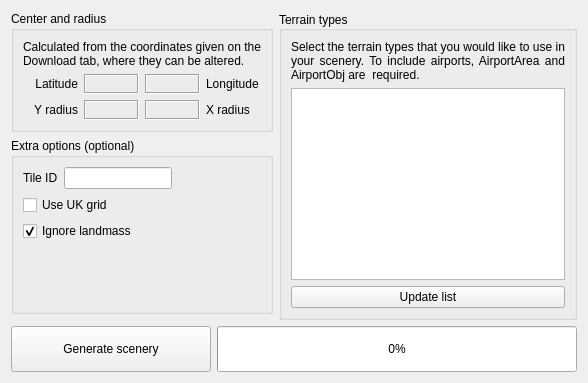
       <widget class="QWidget" name="constructTab">
        <property name="enabled">
         <bool>true</bool>
        </property>
        <attribute name="title">
         <string>Construct</string>
        </attribute>
        <layout class="QVBoxLayout" name="verticalLayout_11">
         <item>
          <layout class="QGridLayout" name="gridLayout_12">
           <property name="sizeConstraint">
            <enum>QLayout::SetNoConstraint</enum>
           </property>
           <item row="0" column="0">
            <widget class="QGroupBox" name="groupBox_11">
             <property name="sizePolicy">
              <sizepolicy hsizetype="MinimumExpanding" vsizetype="Preferred">
               <horstretch>0</horstretch>
               <verstretch>0</verstretch>
              </sizepolicy>
             </property>
             <property name="maximumSize">
              <size>
               <width>480</width>
               <height>16777215</height>
              </size>
             </property>
             <property name="title">
              <string>Center and radius</string>
             </property>
             <layout class="QVBoxLayout" name="verticalLayout_2">
              <item>
               <widget class="QLabel" name="centerRadiusText">
                <property name="sizePolicy">
                 <sizepolicy hsizetype="Expanding" vsizetype="Preferred">
                  <horstretch>0</horstretch>
                  <verstretch>0</verstretch>
                 </sizepolicy>
                </property>
                <property name="text">
                 <string>Calculated from the coordinates given on the Download tab, where they can be altered.</string>
                </property>
                <property name="scaledContents">
                 <bool>false</bool>
                </property>
                <property name="alignment">
                 <set>Qt::AlignJustify|Qt::AlignTop</set>
                </property>
                <property name="wordWrap">
                 <bool>true</bool>
                </property>
               </widget>
              </item>
              <item>
               <layout class="QGridLayout" name="gridLayout_16">
                <property name="sizeConstraint">
                 <enum>QLayout::SetNoConstraint</enum>
                </property>
                <item row="0" column="0">
                 <widget class="QLabel" name="centerLatLabel">
                  <property name="text">
                   <string>Latitude</string>
                  </property>
                  <property name="alignment">
                   <set>Qt::AlignRight|Qt::AlignTrailing|Qt::AlignVCenter</set>
                  </property>
                 </widget>
                </item>
                <item row="0" column="1">
                 <widget class="QLabel" name="centerLatField">
                  <property name="enabled">
                   <bool>true</bool>
                  </property>
                  <property name="font">
                   <font>
                    <weight>50</weight>
                    <bold>false</bold>
                   </font>
                  </property>
                  <property name="frameShape">
                   <enum>QFrame::Box</enum>
                  </property>
                  <property name="frameShadow">
                   <enum>QFrame::Sunken</enum>
                  </property>
                  <property name="text">
                   <string/>
                  </property>
                  <property name="alignment">
                   <set>Qt::AlignCenter</set>
                  </property>
                 </widget>
                </item>
                <item row="1" column="0">
                 <widget class="QLabel" name="radiusYLabel">
                  <property name="text">
                   <string>Y radius</string>
                  </property>
                  <property name="alignment">
                   <set>Qt::AlignRight|Qt::AlignTrailing|Qt::AlignVCenter</set>
                  </property>
                 </widget>
                </item>
                <item row="0" column="2">
                 <widget class="QLabel" name="centerLonField">
                  <property name="enabled">
                   <bool>true</bool>
                  </property>
                  <property name="minimumSize">
                   <size>
                    <width>0</width>
                    <height>20</height>
                   </size>
                  </property>
                  <property name="font">
                   <font>
                    <weight>50</weight>
                    <bold>false</bold>
                   </font>
                  </property>
                  <property name="frameShape">
                   <enum>QFrame::Box</enum>
                  </property>
                  <property name="frameShadow">
                   <enum>QFrame::Sunken</enum>
                  </property>
                  <property name="text">
                   <string/>
                  </property>
                  <property name="alignment">
                   <set>Qt::AlignCenter</set>
                  </property>
                 </widget>
                </item>
                <item row="1" column="1">
                 <widget class="QLabel" name="radiusYField">
                  <property name="enabled">
                   <bool>true</bool>
                  </property>
                  <property name="font">
                   <font>
                    <weight>50</weight>
                    <bold>false</bold>
                   </font>
                  </property>
                  <property name="frameShape">
                   <enum>QFrame::Box</enum>
                  </property>
                  <property name="frameShadow">
                   <enum>QFrame::Sunken</enum>
                  </property>
                  <property name="text">
                   <string/>
                  </property>
                  <property name="alignment">
                   <set>Qt::AlignCenter</set>
                  </property>
                 </widget>
                </item>
                <item row="1" column="2">
                 <widget class="QLabel" name="radiusXField">
                  <property name="enabled">
                   <bool>true</bool>
                  </property>
                  <property name="minimumSize">
                   <size>
                    <width>0</width>
                    <height>20</height>
                   </size>
                  </property>
                  <property name="font">
                   <font>
                    <weight>50</weight>
                    <bold>false</bold>
                   </font>
                  </property>
                  <property name="frameShape">
                   <enum>QFrame::Box</enum>
                  </property>
                  <property name="frameShadow">
                   <enum>QFrame::Sunken</enum>
                  </property>
                  <property name="text">
                   <string/>
                  </property>
                  <property name="alignment">
                   <set>Qt::AlignCenter</set>
                  </property>
                 </widget>
                </item>
                <item row="0" column="3">
                 <widget class="QLabel" name="centerLonLabel">
                  <property name="text">
                   <string>Longitude</string>
                  </property>
                  <property name="alignment">
                   <set>Qt::AlignLeading|Qt::AlignLeft|Qt::AlignVCenter</set>
                  </property>
                 </widget>
                </item>
                <item row="1" column="3">
                 <widget class="QLabel" name="radiusXLabel">
                  <property name="text">
                   <string>X radius</string>
                  </property>
                  <property name="alignment">
                   <set>Qt::AlignLeading|Qt::AlignLeft|Qt::AlignVCenter</set>
                  </property>
                 </widget>
                </item>
               </layout>
              </item>
             </layout>
            </widget>
           </item>
           <item row="0" column="1" rowspan="3">
            <widget class="QGroupBox" name="groupBox_7">
             <property name="sizePolicy">
              <sizepolicy hsizetype="MinimumExpanding" vsizetype="Expanding">
               <horstretch>0</horstretch>
               <verstretch>0</verstretch>
              </sizepolicy>
             </property>
             <property name="autoFillBackground">
              <bool>false</bool>
             </property>
             <property name="title">
              <string>Terrain types</string>
             </property>
             <property name="alignment">
              <set>Qt::AlignLeading|Qt::AlignLeft|Qt::AlignVCenter</set>
             </property>
             <property name="flat">
              <bool>false</bool>
             </property>
             <property name="checkable">
              <bool>false</bool>
             </property>
             <layout class="QVBoxLayout" name="verticalLayout_10">
              <item>
               <widget class="QLabel" name="label_45">
                <property name="text">
                 <string>Select the terrain types that you would like to use in your scenery. To include airports, AirportArea and AirportObj are  required.</string>
                </property>
                <property name="scaledContents">
                 <bool>false</bool>
                </property>
                <property name="alignment">
                 <set>Qt::AlignJustify|Qt::AlignTop</set>
                </property>
                <property name="wordWrap">
                 <bool>true</bool>
                </property>
                <property name="margin">
                 <number>0</number>
                </property>
               </widget>
              </item>
              <item>
               <widget class="QListWidget" name="terrainTypesList">
                <property name="sizePolicy">
                 <sizepolicy hsizetype="MinimumExpanding" vsizetype="Expanding">
                  <horstretch>0</horstretch>
                  <verstretch>0</verstretch>
                 </sizepolicy>
                </property>
                <property name="selectionMode">
                 <enum>QAbstractItemView::MultiSelection</enum>
                </property>
               </widget>
              </item>
              <item>
               <widget class="QPushButton" name="updateTerrainTypeButton">
                <property name="text">
                 <string>Update list</string>
                </property>
               </widget>
              </item>
             </layout>
            </widget>
           </item>
           <item row="1" column="0">
            <widget class="QGroupBox" name="groupBox_6">
             <property name="maximumSize">
              <size>
               <width>480</width>
               <height>16777215</height>
              </size>
             </property>
             <property name="title">
              <string>Extra options (optional)</string>
             </property>
             <layout class="QVBoxLayout" name="verticalLayout_9">
              <item>
               <layout class="QHBoxLayout" name="horizontalLayout_8">
                <item>
                 <widget class="QLabel" name="constructTileIdLabel">
                  <property name="enabled">
                   <bool>true</bool>
                  </property>
                  <property name="text">
                   <string>Tile ID</string>
                  </property>
                  <property name="alignment">
                   <set>Qt::AlignLeading|Qt::AlignLeft|Qt::AlignVCenter</set>
                  </property>
                 </widget>
                </item>
                <item>
                 <widget class="QLineEdit" name="constructTileIdField">
                  <property name="enabled">
                   <bool>true</bool>
                  </property>
                  <property name="sizePolicy">
                   <sizepolicy hsizetype="Fixed" vsizetype="Fixed">
                    <horstretch>0</horstretch>
                    <verstretch>0</verstretch>
                   </sizepolicy>
                  </property>
                 </widget>
                </item>
                <item>
                 <spacer name="spacer_15">
                  <property name="orientation">
                   <enum>Qt::Horizontal</enum>
                  </property>
                  <property name="sizeHint" stdset="0">
                   <size>
                    <width>40</width>
                    <height>20</height>
                   </size>
                  </property>
                 </spacer>
                </item>
               </layout>
              </item>
              <item>
               <layout class="QVBoxLayout" name="verticalLayout">
                <item>
                 <widget class="QCheckBox" name="useUkGridCB">
                  <property name="enabled">
                   <bool>true</bool>
                  </property>
                  <property name="autoFillBackground">
                   <bool>false</bool>
                  </property>
                  <property name="text">
                   <string>Use UK grid</string>
                  </property>
                  <property name="checked">
                   <bool>false</bool>
                  </property>
                 </widget>
                </item>
                <item>
                 <widget class="QCheckBox" name="ignoreLandmassCB">
                  <property name="enabled">
                   <bool>true</bool>
                  </property>
                  <property name="autoFillBackground">
                   <bool>false</bool>
                  </property>
                  <property name="text">
                   <string>Ignore landmass</string>
                  </property>
                  <property name="checked">
                   <bool>true</bool>
                  </property>
                 </widget>
                </item>
               </layout>
              </item>
              <item>
               <spacer name="verticalSpacer">
                <property name="orientation">
                 <enum>Qt::Vertical</enum>
                </property>
                <property name="sizeHint" stdset="0">
                 <size>
                  <width>20</width>
                  <height>40</height>
                 </size>
                </property>
               </spacer>
              </item>
             </layout>
            </widget>
           </item>
          </layout>
         </item>
         <item>
          <layout class="QHBoxLayout" name="horizontalLayout_3">
           <item>
            <widget class="QPushButton" name="generateSceneryButton">
             <property name="minimumSize">
              <size>
               <width>200</width>
               <height>46</height>
              </size>
             </property>
             <property name="maximumSize">
              <size>
               <width>200</width>
               <height>46</height>
              </size>
             </property>
             <property name="text">
              <string>Generate scenery</string>
             </property>
            </widget>
           </item>
           <item>
            <widget class="QProgressBar" name="generateSceneryProgressBar">
             <property name="minimumSize">
              <size>
               <width>0</width>
               <height>46</height>
              </size>
             </property>
             <property name="maximumSize">
              <size>
               <width>16777215</width>
               <height>46</height>
              </size>
             </property>
             <property name="font">
              <font>
               <weight>50</weight>
               <bold>false</bold>
               <underline>false</underline>
               <strikeout>false</strikeout>
               <kerning>true</kerning>
              </font>
             </property>
             <property name="value">
              <number>0</number>
             </property>
             <property name="textVisible">
              <bool>true</bool>
             </property>
             <property name="invertedAppearance">
              <bool>false</bool>
             </property>
            </widget>
           </item>
          </layout>
         </item>
        </layout>
       </widget>
